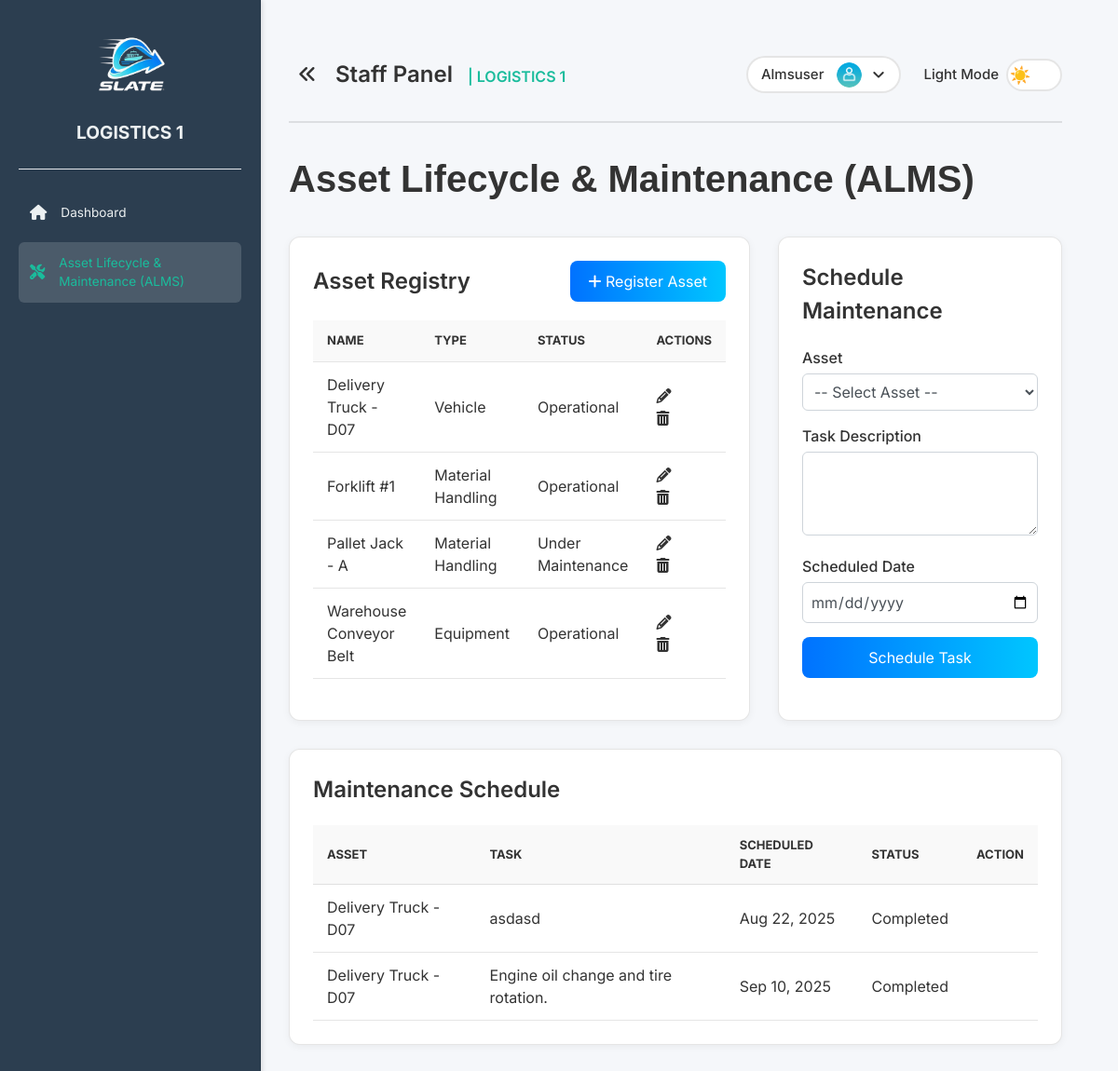
The app's page /pages/asset_lifecycle_maintenance.php (signed in) with its own data.
### tables this page shows
CREATE TABLE `assets` (
  `id` int NOT NULL,
  `asset_name` varchar(255) NOT NULL,
  `asset_type` varchar(100) DEFAULT NULL,
  `purchase_date` date DEFAULT NULL,
  `status` varchar(50) DEFAULT 'Operational',
  `created_at` timestamp NULL DEFAULT CURRENT_TIMESTAMP
);

CREATE TABLE `maintenance_schedules` (
  `id` int NOT NULL,
  `asset_id` int NOT NULL,
  `task_description` text NOT NULL,
  `scheduled_date` date DEFAULT NULL,
  `status` varchar(50) DEFAULT 'Scheduled',
  `completed_date` date DEFAULT NULL
);

### includes/functions/asset.php (called while the page is built, shortened)
<?php
function getAllAssets() {
    $conn = getDbConnection();
    $result = $conn->query("SELECT * FROM assets ORDER BY asset_name ASC");
    $assets = $result ? $result->fetch_all(MYSQLI_ASSOC) : [];
    return $assets;
}
function getMaintenanceSchedules() {
    $conn = getDbConnection();
    $sql = "SELECT ms.id, a.asset_name, ms.task_description, ms.scheduled_date, ms.status
            FROM maintenance_schedules ms
            JOIN assets a ON ms.asset_id = a.id
            ORDER BY ms.scheduled_date ASC";
    $result = $conn->query($sql);
    $schedules = $result ? $result->fetch_all(MYSQLI_ASSOC) : [];
    return $schedules;
}
?>

### pages/asset_lifecycle_maintenance.php (the view, shortened to what this page needs)
<?php
require_once '../includes/functions/asset.php';
$assets = getAllAssets();
$schedules = getMaintenanceSchedules();
?>
<!DOCTYPE html>
<html lang="en">
<head>
  <link rel="stylesheet" href="../assets/css/styles.css">
  <link rel="stylesheet" href="../assets/css/sidebar.css">
</head>
<body>
  <div class="sidebar" id="sidebar"> <?php include '../partials/sidebar.php'; ?> </div>
  <div class="main-content-wrapper" id="mainContentWrapper">
    <div class="content" id="mainContent">
      <?php include '../partials/header.php'; ?>
      <h1 class="page-title" style="font-family: 'Inter Tight', sans-serif; font-weight: 600; font-size: 2.5rem; margin-bottom: 2rem;">Asset Lifecycle & Maintenance (ALMS)</h1>
      <div class="alms-grid">
        <div class="card">
          <div style="display: flex; justify-content: space-between; align-items: center;">
            <h2 class="card-title">Asset Registry</h2>
            <?php if ($_SESSION['role'] === 'admin' || $_SESSION['role'] === 'alms'): ?>
            <button type="button" class="btn-add" onclick="openCreateAssetModal()"><i class="fas fa-plus"></i> Register Asset</button>
            <?php endif; ?>
          </div>
          <table class="table">
            <thead><tr><th>Name</th><th>Type</th><th>Status</th><?php if ($_SESSION['role'] === 'admin' || $_SESSION['role'] === 'alms'): ?><th>Actions</th><?php endif; ?></tr></thead>
            <tbody>
              <?php foreach($assets as $asset): ?>
              <tr>
                <td><?php echo htmlspecialchars($asset['asset_name']); ?></td>
                <td><?php echo htmlspecialchars($asset['asset_type']); ?></td>
                <td><?php echo htmlspecialchars($asset['status']); ?></td>
                <?php if ($_SESSION['role'] === 'admin' || $_SESSION['role'] === 'alms'): ?>
                <td class="actions">
                  <a class="edit" onclick='openEditAssetModal(<?php echo json_encode($asset); ?>)'><i class="fas fa-pencil-alt"></i></a>
                  <a class="delete" onclick="confirmDeleteAsset(<?php echo $asset['id']; ?>)"><i class="fas fa-trash-alt"></i></a>
                </td>
                <?php endif; ?>
              </tr>
              <?php endforeach; ?>
            </tbody>
          </table>
        </div>
        <div class="card">
          <h2 class="card-title">Schedule Maintenance</h2>
          <form action="asset_lifecycle_maintenance.php" method="POST">
            <div class="form-group"><label>Asset</label><select name="asset_id_maint" required><option value="">-- Select Asset --</option></select></div>
            <div class="form-group"><label>Task Description</label><textarea name="task_description" rows="3" required></textarea></div>
            <div class="form-group"><label>Scheduled Date</label><input type="date" name="scheduled_date" required></div>
            <button type="submit" class="btn-add" style="width: 100%;">Schedule Task</button>
          </form>
        </div>
      </div>
      <div class="card" style="margin-top: 30px;">
        <h2 class="card-title">Maintenance Schedule</h2>
        <table class="table">
          <thead><tr><th>Asset</th><th>Task</th><th>Scheduled Date</th><th>Status</th><th>Action</th></tr></thead>
          <tbody>
            <?php foreach($schedules as $schedule): ?>
            <tr>
              <td><?php echo htmlspecialchars($schedule['asset_name']); ?></td>
              <td><?php echo htmlspecialchars($schedule['task_description']); ?></td>
              <td><?php echo date('M d, Y', strtotime($schedule['scheduled_date'])); ?></td>
              <td><?php echo htmlspecialchars($schedule['status']); ?></td>
              <td>
              </td>
            </tr>
            <?php endforeach; ?>
          </tbody>
        </table>
      </div>
    </div>
  </div>
</body>
</html>

### assets/css/styles.css (style rules this page uses)
* { margin: 0; padding: 0; box-sizing: border-box; font-family: 'Inter', sans-serif; }
:root { --bg-color: #f5f7fa; --text-color: #333333; --primary-color: #1abc9c; --accent-color: #00c6ff; --danger-color: #e74c3c; --sidebar-bg: #2c3e50; --sidebar-text: #ecf0f1; --card-bg: #ffffff; --card-border: rgba(0, 0, 0, 0.1); --input-bg: #ffffff; --input-border: #ced4da; --input-text: #495057; --border-color: rgba(0, 0, 0, 0.1); --primary-btn-bg: linear-gradient(to right, #0072ff, #00c6ff); --primary-btn-hover-bg: linear-gradient(to right, #0052cc, #009ee3); --cancel-btn-bg: #e0e0e0; }
body { height: 100vh; display: flex; background: var(--bg-color); color: var(--text-color); transition: background-color 0.5s ease, color 0.5s ease; }
.content { flex: 1; padding: 30px; }

### assets/css/sidebar.css (style rules this page uses)
html.loaded body { visibility: visible !important; opacity: 1 !important; transition: opacity 0.2s ease-in-out; }
.sidebar { width: 280px; min-width: 250px; background: var(--sidebar-bg); color: var(--sidebar-text); padding: 20px; transition: all 0.5s ease; transform: translateX(0); position: fixed; top: 0; left: 0; height: 100vh; overflow-y: auto; overflow-x: hidden; box-shadow: 2px 0 5px rgba(0,0,0,0.1); border-right: 1px solid var(--border-color); z-index: 50; }
html.loaded .sidebar { opacity: 1; visibility: visible; }
.main-content-wrapper { flex: 1; display: flex; flex-direction: column; overflow-y: auto; height: 100vh; margin-left: 250px; transition: margin-left 0.5s ease; }

### pages/asset_lifecycle_maintenance.php (style rules this page uses)
.alms-grid { display: grid; grid-template-columns: 1fr 1fr; gap: 30px; }
.card { background: var(--card-bg); border: 1px solid var(--card-border); border-radius: 12px; padding: 25px; box-shadow: 0 2px 8px rgba(0,0,0,0.05); }
.card-title { font-size: 1.5rem; font-weight: 600; margin-bottom: 20px; }
.table { width: 100%; border-collapse: collapse; }
.table th, .table td { padding: 12px 15px; text-align: left; border-bottom: 1px solid var(--card-border); }
.table th { background-color: rgba(128,128,128,0.05); text-transform: uppercase; font-size: 13px; }
.actions a { margin-right: 15px; cursor: pointer; }
.btn-add { background: var(--primary-btn-bg); color: white; padding: 10px 20px; border-radius: 8px; text-decoration: none; display: inline-block; margin-bottom: 20px; }
.form-group { margin-bottom: 15px; }
.form-group label { display: block; font-weight: 500; margin-bottom: 5px; }
.form-group input, .form-group select, .form-group textarea { width: 100%; padding: 8px; border: 1px solid var(--input-border); border-radius: 6px; background: var(--input-bg); color: var(--input-text); }

### records on screen
assets: asset_name "Delivery Truck - D07", asset_type "Vehicle", status "Operational"
assets: asset_name "Forklift #1", asset_type "Material Handling", status "Operational"
assets: asset_name "Pallet Jack - A", asset_type "Material Handling", status "Under Maintenance"
assets: asset_name "Warehouse Conveyor Belt", asset_type "Equipment", status "Operational"
maintenance_schedules: asset.asset_name "Delivery Truck - D07", task_description "asdasd", scheduled_date "Aug 22, 2025", status "Completed"
maintenance_schedules: asset.asset_name "Delivery Truck - D07", task_description "Engine oil change and tire rotation.", scheduled_date "Sep 10, 2025", status "Completed"

### other values on screen
$_SESSION['username'] "Almsuser"
